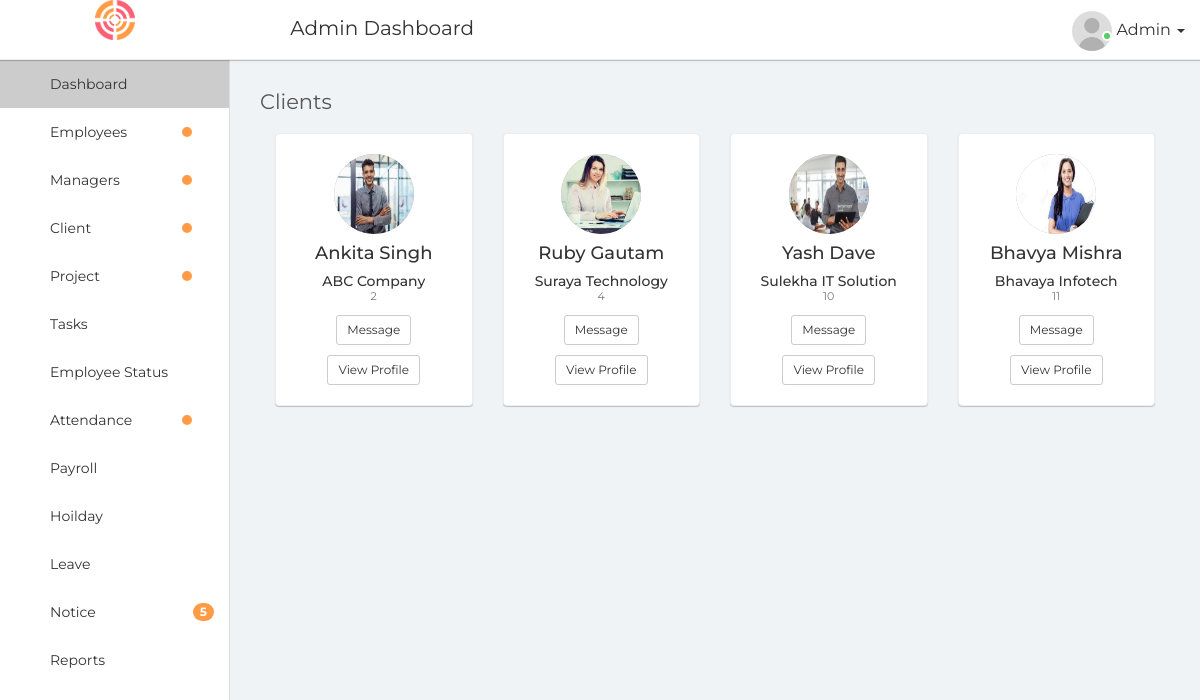
Screenshot of /adminDashboard/allClient with the database file from the repository.
### EMS/models.py (models this page shows)
class client(models.Model):
    clientId=models.IntegerField(primary_key=True)
    managerName = models.CharField(max_length=30, null=True)
    managerId = models.CharField(max_length=20, null=True)
    fname=models.CharField(max_length=20)
    lname=models.CharField(max_length=20)
    phone=models.IntegerField()
    gender=models.CharField(max_length=20)
    companyName=models.CharField(max_length=40)
    companyAddress=models.CharField(max_length=40)
    companyState=models.CharField(max_length=20)
    emailId = models.EmailField()
    password=models.CharField(max_length=20)
    companyDescription=models.CharField(max_length=40)
    registration_Date = models.DateTimeField(default=datetime.now, blank=True)
    activation_Date = models.DateTimeField(null=True)
    deactivation_Date = models.DateTimeField(null=True)
    image = models.ImageField(upload_to='images/', null=True)
    account = models.CharField(max_length=20, default="Deactive")

### EMS/views.py (the view)
# urls.py: path('adminDashboard/allClient', views.allClient, name="allClient"),
def allClient(request):
    e1 = client.objects.filter(account='Active')
    return render(request, "adminDashboard/allClient.html", {'e1': e1})

### EMS/templates/adminDashboard/allClient.html (shortened to what this page needs)
{% extends 'adminDashboard/base.html' %}
{% load static %}
{% block content %}
  <div class="page-wrapper">
                <div class="content container-fluid">
					<div class="row">
						<div class="col-sm-4 col-xs-3">
							<h4 class="page-title">Clients</h4>
						</div>
					</div>
					{% if e1 %}
					{% for i in e1 %}
						<div class="col-md-4 col-sm-4 col-xs-6 col-lg-3">
							<div class="profile-widget">
								<div class="profile-img">
									<a href="{% url 'clientProfile' pk=i.clientId %}">
										<img src="{{i.image.url}}" width="40" height="40" alt="" class="avatar">
									</a>
								</div>
								<div class="dropdown profile-action">
									<a href="#" class="action-icon dropdown-toggle" data-toggle="dropdown" aria-expanded="false"><i class="fa fa-ellipsis-v"></i></a>
								</div>
								<h4 class="user-name m-t-10 m-b-0 text-ellipsis"><a href="client-profile.html">{{i.fname}} {{i.lname}}</a></h4>
								<h5 class="user-name m-t-10 m-b-0 text-ellipsis"><a href="client-profile.html">{{i.companyName}}</a></h5>
								<div class="small text-muted">{{i.clientId }}</div>
								<a href="chat.html" class="btn btn-default btn-sm m-t-10">Message</a>
								<a href="{% url 'clientProfile' pk=i.clientId %}" class="btn btn-default btn-sm m-t-10">View Profile</a>
							</div>
						</div>
					{% endfor %}
					{% endif %}
					</div>
                </div>
        </div>
{% endblock %}

### EMS/templates/adminDashboard/base.html (shortened to what this page needs)
{% load static %}
<html>
<head>
        <link rel="stylesheet" type="text/css" href="{% static 'adminStatic/assets/css/bootstrap.min.css' %}">
        <link rel="stylesheet" type="text/css" href="{% static 'adminStatic/assets/css/font-awesome.min.css' %}">
        <link rel="stylesheet" type="text/css" href="{% static 'adminStatic/assets/css/line-awesome.min.css' %}">
		<link rel="stylesheet" type="text/css" href="{% static 'adminStatic/assets/plugins/morris/morris.css' %}">
        <link rel="stylesheet" type="text/css" href="{% static 'adminStatic/assets/css/style.css' %}">
	<link rel="stylesheet" type="text/css" href="{% static 'adminStatic/assets/css/fullcalendar.min.css' %}">
	<link rel="stylesheet" href="{% static 'adminStatic/plugins/datatables-bs4/css/dataTables.bootstrap4.min.css' %}">
    <link rel="stylesheet" href="{% static 'adminStatic/plugins/datatables-responsive/css/responsive.bootstrap4.min.css' %}">
    <link rel="stylesheet" href="{% static 'adminStatic/plugins/datatables-buttons/css/buttons.bootstrap4.min.css' %}">
    </head>
    <body>
        <div class="main-wrapper">
            <div class="header">
                <div class="header-left">
                    <a href="index.html" class="logo">
						<img src="{% static 'adminStatic/assets/img/logo.png' %}" width="40" height="40" alt="">
					</a>
                </div>
				<a id="toggle_btn" href="javascript:void(0);"><i class="la la-bars"></i></a>
                <div class="page-title-box pull-left">
					<h3>Admin Dashboard</h3>
                </div>
				<ul class="nav navbar-nav navbar-right user-menu pull-right">
					<li class="dropdown">
						<a href="profile.html" class="dropdown-toggle user-link" data-toggle="dropdown" title="Admin">
							<span class="user-img"><img class="img-circle" src="{% static 'adminStatic/assets/img/user.jpg' %}" width="40" alt="Admin">
							<span class="status online"></span></span>
							<span>Admin</span>
							<i class="caret"></i>
						</a>
					</li>
				</ul>
            </div>
            <div class="sidebar" id="sidebar">
                <div class="sidebar-inner slimscroll">
					<div id="sidebar-menu" class="sidebar-menu">
						<ul>
							<li class="active">
								<a href="{% url 'adminDashboard' %}"><i class="la la-dashboard"></i> <span>Dashboard</span></a>
							</li>
							<li class="submenu">
								<a href="#" class="noti-dot"><i class="la la-user"></i> <span> Employees</span> <span class="menu-arrow"></span></a>
							</li>
							<li class="submenu">
								<a href="#" class="noti-dot"><i class="la la-user"></i> <span>Managers</span> <span class="menu-arrow"></span></a>
							</li>
							<li class="submenu">
								<a href="#" class="noti-dot"><i class="la la-user"></i> <span> Client</span> <span class="menu-arrow"></span></a>
							</li>
							<li class="submenu">
								<a href="#" class="noti-dot"><i class="la la-rocket"></i> <span> Project</span> <span class="menu-arrow"></span></a>
							</li>
							<li>
								<a href="{% url 'employeeStatus' %}"><i class="la la-tasks"></i> <span>Tasks</span></a>
							</li>
							<li>
								<a href="{% url 'filterEmployee' %}"><i class="la la-book"></i> <span>Employee Status</span></a>
							</li>
							<li class="submenu">
								<a href="#" class="noti-dot"><i class="la la-rocket"></i> <span> Attendance</span> <span class="menu-arrow"></span></a>
							</li>
							<li class="submenu">
								<a href="#"><i class="la la-money"></i> <span> Payroll </span> <span class="menu-arrow"></span></a>
							</li>
							<li>
								<a href="{% url 'hoildays' %}"><i class="la la-at"></i> <span>Hoilday</span></a>
							</li>
							<li>
								<a href="{% url 'adminLeave' %}"><i class="la la-at"></i> <span>Leave</span></a>
							</li>
							<li>
								<a href="{% url 'notice' %}"><i class="la la-comments"></i> <span>Notice</span> <span class="badge bg-primary pull-right">5</span></a>
							</li>
							<li class="submenu">
								<a href="#"><i class="la la-pie-chart"></i> <span> Reports </span> <span class="menu-arrow"></span></a>
							</li>
						</ul>
					</div>
                </div>
	            </div>
        </div>
			<div>
				{% block content %}
				{% endblock %}
    </body>
</html>

### rows the page displays
client: image (picture), fname "Ankita", lname "Singh", companyName "ABC Company", clientId "2"
client: image (picture), fname "Ruby", lname "Gautam", companyName "Suraya Technology", clientId "4"
client: image (picture), fname "Yash", lname "Dave", companyName "Sulekha IT Solution", clientId "10"
client: image (picture), fname "Bhavya", lname "Mishra", companyName "Bhavaya Infotech", clientId "11"
